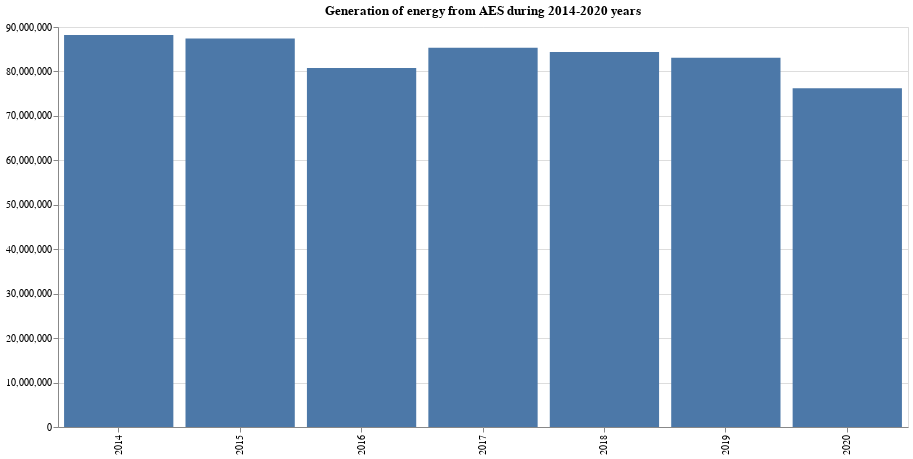

Notebook code for this chart:
### Code cell
chart_generator(task1_df, 'AES')

### Figure 1 — Vega-Lite specification as saved in the notebook (floating-point values rounded to 4 significant figures)
{"config": {"view": {"continuousWidth": 400, "continuousHeight": 300}}, "data": {"name": "data-ecdcd649c28172410a9a615c1ea69b46"}, "mark": "bar", "encoding": {"x": {"type": "nominal", "field": "Час/Дата", "title": ""}, "y": {"type": "quantitative", "field": "AES", "title": ""}}, "height": 400, "title": {"text": "Generation of energy from AES during 2014-2020 years"}, "width": 850, "$schema": "https://vega.github.io/schema/vega-lite/v4.8.1.json", "datasets": {"data-ecdcd649c28172410a9a615c1ea69b46": [{"Час/Дата": "2014", "AES": 88204418, "TEC": 14684731, "VDE": 1606386, "TES": 68605877, "GES": 7991000.0, "GAES_GEN": 839842, "CONSUMPTION": 172595823, "GAES_PUMP": -1138000.0, "UK_BLR_RUS": -2597000.0, "UK_EURO": -4945000.0, "UK_MLD": -654700.0, "Unnamed: 12": 0.0, "Unnamed: 13": 0.0}, {"Час/Дата": "2015", "AES": 87413763, "TEC": 12041074, "VDE": 1234936, "TES": 50259819, "GES": 4964000.0, "GAES_GEN": 1554857, "CONSUMPTION": 148380125, "GAES_PUMP": -2116000.0, "UK_BLR_RUS": 1986000.0, "UK_EURO": -3623000.0, "UK_MLD": 52190.0, "Unnamed: 12": 0.0, "Unnamed: 13": 0.0}, {"Час/Дата": "2016", "AES": 80762094, "TEC": 12841033, "VDE": 1093190, "TES": 49879543, "GES": 7114000.0, "GAES_GEN": 1621377, "CONSUMPTION": 145108274, "GAES_PUMP": -2180000.0, "UK_BLR_RUS": -299500.0, "UK_EURO": -3983000.0, "UK_MLD": 45210.0, "Unnamed: 12": 0.0, "Unnamed: 13": 0.0}, {"Час/Дата": "2017", "AES": 85314258, "TEC": 12208062, "VDE": 1177032, "TES": 44945303, "GES": 8532000.0, "GAES_GEN": 1575099, "CONSUMPTION": 145483538, "GAES_PUMP": -2139000.0, "UK_BLR_RUS": -315500.0, "UK_EURO": -4039000.0, "UK_MLD": -1154000.0, "Unnamed: 12": 0.0, "Unnamed: 13": 0.0}, {"Час/Дата": "2018", "AES": 84351328, "TEC": 12261018, "VDE": 1863726, "TES": 47747092, "GES": 10070000.0, "GAES_GEN": 1564867, "CONSUMPTION": 149131882, "GAES_PUMP": -2119000.0, "UK_BLR_RUS": -433200.0, "UK_EURO": -5211000.0, "UK_MLD": -965800.0, "Unnamed: 12": 0.0, "Unnamed: 13": 0.0}, {"Час/Дата": "2019", "AES": 83098265, "TEC": 12251850, "VDE": 4441801, "TES": 44877587, "GES": 6422000.0, "GAES_GEN": 1323192, "CONSUMPTION": 146253834, "GAES_PUMP": -1820000.0, "UK_BLR_RUS": 562100.0, "UK_EURO": -4280000.0, "UK_MLD": -623500.0, "Unnamed: 12": 0.0, "Unnamed: 13": 0.0}, {"Час/Дата": "2020", "AES": 76210883, "TEC": 14536545, "VDE": 8124734, "TES": 39504024, "GES": 5999000.0, "GAES_GEN": 1561564, "CONSUMPTION": 140720453, "GAES_PUMP": -2139000.0, "UK_BLR_RUS": -638700.0, "UK_EURO": -2301000.0, "UK_MLD": -137300.0, "Unnamed: 12": 0.0, "Unnamed: 13": 0.0}]}}
